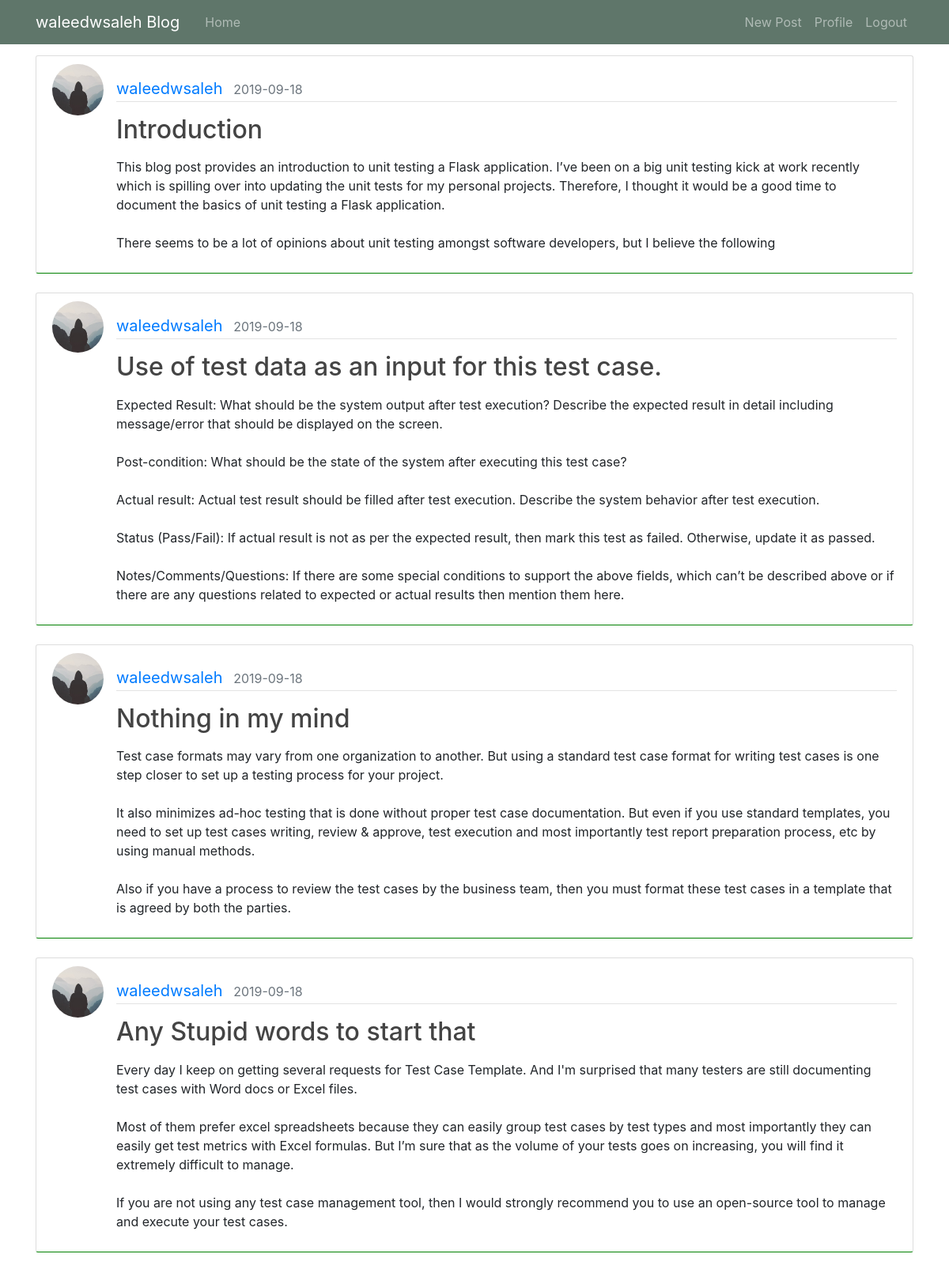
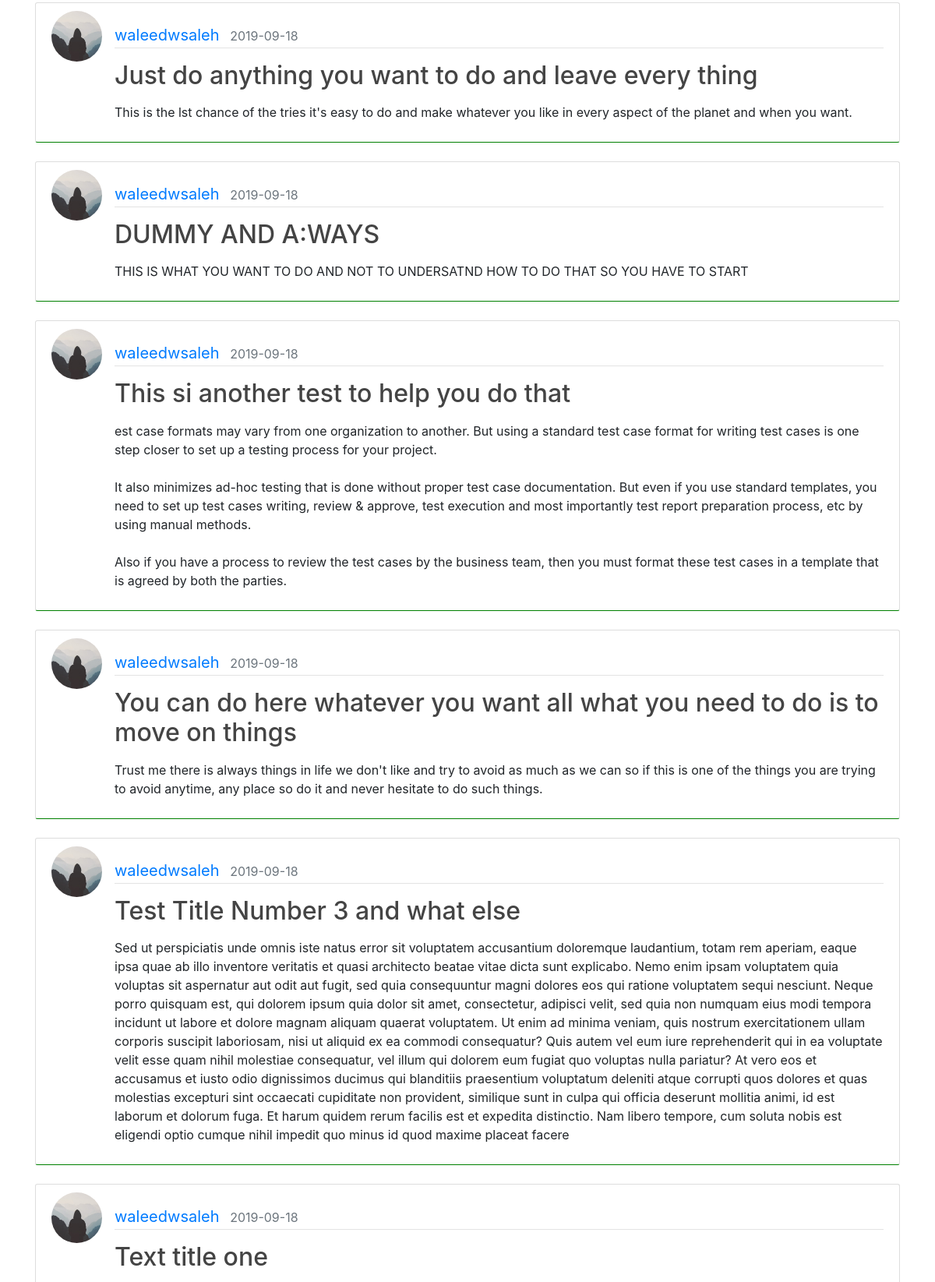
The app's page /waleedwsaleh/posts (signed in, upper part) with its own data (2 pictures, top to bottom).
### flaskblog/Models/User.py (models this page shows, shortened)
class User(db.Model, UserMixin):
    id = db.Column(db.Integer(), primary_key=True)
    username = db.Column(db.String(30), unique=True, nullable=False)
    email = db.Column(db.String(100), unique=True, nullable=False)
    password = db.Column(db.String(150), nullable=False)
    image_file = db.Column(db.String(60), nullable=True, default='default.jpg')
    creation_time = db.Column(db.DateTime, nullable=False, default=datetime.utcnow)
    posts = db.relationship('Post', backref='author', lazy=True)

### flaskblog/Models/Post.py (models this page shows, shortened)
class Post(db.Model,UserMixin):
    id = db.Column(db.Integer, primary_key=True)
    title = db.Column(db.String(50), nullable=False)
    body = db.Column(db.Text, nullable=False)
    publish_date = db.Column(db.DateTime, nullable=False, default=datetime.utcnow)
    user_id = db.Column(db.Integer, db.ForeignKey('user.id'), nullable=False)

### flaskblog/posts/routes.py (the view)
@posts.route('/<string:username>/posts', strict_slashes=False)
@posts.route('/<string:username>/post/<int:post_id>', strict_slashes=False)
@login_required
def post(username, post_id=None):
    if post_id:
        post = Post.query.get_or_404(post_id)
    else:
        page = request.args.get('page', 1, type=int)
        user = User.query.filter_by(username=username).first_or_404()
        posts = Post.query.filter_by(user_id=user.id) \
            .order_by(Post.publish_date.desc()) \
            .paginate(page=page, per_page=10)
        return render_template('post.html', current_user=current_user, posts=posts)
    return render_template('post.html', current_user=current_user, post=post)

### flaskblog/Models/User.py (called while the page is built)
@login_manager.user_loader
def load_user(user_id):
    return User.query.get(int(user_id))

### flaskblog/templates/post.html (shortened to what this page needs)
{% extends 'layouts/layout.html' %}
{% block main %}
    {% if posts %}
        {% for post in posts.items %}
            <article class="media content-section mb-4" style="border-bottom-color:green ">
                <img class="rounded-circle article-img"
                     src="{{ url_for('static', filename='imgs/profile_pics/' + post.author.image_file) }}"
                     alt="User Profile Picture">
                <div class="media-body mt-3">
                    <div class="article-metadata mb-3 ">
                        <a class="mr-2 " href="#">{{ post.author.username }}</a>
                        <small class="text-muted">{{ post.publish_date.strftime('%Y-%m-%d') }}</small>
                    </div>
                    <h2><p class="article-title">{{ post.title }}</p></h2>
                    <p class="article-content ">{{ post.body }}</p>
                </div>
            </article>
        {% endfor %}
    {% endif %}
{% endblock main %}

### flaskblog/templates/layouts/layout.html (shortened to what this page needs)
<!DOCTYPE html>
<html lang="en">
{% include 'layouts/_headTag.html' %}
<body>
<header class="site-header">
    <nav class="navbar navbar-expand-md navbar-dark bg-steel fixed-top ">
        <div class="container">
            {% if current_user.is_authenticated %}
                <a class="navbar-brand mr-4" href="{{ url_for('users.profile') }}">{{ current_user.username }} Blog</a>
            {% else %}
                <a class="navbar-brand mr-4" href="{{ url_for('main_page.index') }}">Blog</a>
            {% endif %}
            <div class="collapse navbar-collapse" id="navbarToggle">
                <div class="navbar-nav mr-auto">
                    {% if current_user.is_authenticated %}
                    <a class="nav-item nav-link"
                      href="{{ url_for('main_page.home', username=current_user.username.strip(' ')) }}">Home</a>
                    {% else %}
                    <a class="nav-item nav-link"
                      href="{{ url_for('main_page.index')}}">Home</a>
                    {% endif %}
                </div>
                <div class="navbar-nav">
                    {% if current_user.is_authenticated %}
                        <a class="nav-item nav-link"
                           href="{{ url_for('posts.new_post', username = current_user.username.strip(' ')) }}">New
                            Post</a>
                        <a class="nav-item nav-link" href="{{ url_for('users.profile') }}">Profile</a>
                        <a class="nav-item nav-link" href="{{ url_for('users.logout') }}">Logout</a>
                    {% else %}
                        <a class="nav-item nav-link" href="{{ url_for('users.login') }}">Login</a>
                        <a class="nav-item nav-link" href="{{ url_for('users.registration') }}">Register</a>
                    {% endif %}
                </div>
            </div>
        </div>
    </nav>
</header>
<main class="container" role="main" style="margin-top:70px;">
    {% block main %}{% endblock main %}
</body>
</html>

### flaskblog/static/styles/css/main.css (style rules this page uses)
body { background: #fafafa; color: #333333; margin: 0; }
h1, h2, h3, h4, h5, h6 { color: #444444; }
.bg-steel { background-color: #5f766a; }
.site-header .navbar-nav .nav-link { color: #cbd5db; }
.content-section { background: #ffffff; padding: 10px 20px; border: 1px solid #dddddd; border-radius: 3px; }
.article-title { color: #444444; }
.article-content { white-space: pre-line; }
.article-img { height: 65px; width: 65px; margin-right: 16px; }
.article-metadata { color: black; font-size: 20px; }
.article-metadata { padding-bottom: 1px; margin-bottom: 4px; border-bottom: 1px solid #e3e3e3; }

### records on screen
User: username "waleedwsaleh"
Post: image_file (placeholder picture), author.username "waleedwsaleh", publish_date "2019-09-18", title "Introduction", body "This blog post provides an introduction to unit testing a Flask application. I’ve been on a big unit testing kick at work recently which is spilling over into updating the unit tests for my personal projects. Therefore, I thought it would be a good time to document the basics of unit testing a Flask application. There seems to be a lot of opinions about unit testing amongst software developers, but I believe the following"
Post: image_file (placeholder picture), author.username "waleedwsaleh", publish_date "2019-09-18", title "Use of test data as an input for this test case.", body "Expected Result: What should be the system output after test execution? Describe the expected result in detail including message/error that should be displayed on the screen. Post-condition: What should be the state of the system after executing this test case? Actual result: Actual test result should be filled after test execution. Describe the system behavior after test execution. Status (Pass/Fail): If actual result is not as per the expected result, then mark this test as failed. Otherwise, update it as passed. Notes/Comments/Questions: If there are some special conditions to support the above fields, which can’t be described above or if there are any questions related to expected or…"
Post: image_file (placeholder picture), author.username "waleedwsaleh", publish_date "2019-09-18", title "Nothing in my mind", body "Test case formats may vary from one organization to another. But using a standard test case format for writing test cases is one step closer to set up a testing process for your project. It also minimizes ad-hoc testing that is done without proper test case documentation. But even if you use standard templates, you need to set up test cases writing, review & approve, test execution and most importantly test report preparation process, etc by using manual methods. Also if you have a process to review the test cases by the business team, then you must format these test cases in a template that is agreed by both the parties."
Post: image_file (placeholder picture), author.username "waleedwsaleh", publish_date "2019-09-18", title "Any Stupid words to start that", body "Every day I keep on getting several requests for Test Case Template. And I'm surprised that many testers are still documenting test cases with Word docs or Excel files. Most of them prefer excel spreadsheets because they can easily group test cases by test types and most importantly they can easily get test metrics with Excel formulas. But I’m sure that as the volume of your tests goes on increasing, you will find it extremely difficult to manage. If you are not using any test case management tool, then I would strongly recommend you to use an open-source tool to manage and execute your test cases."
Post: image_file (placeholder picture), author.username "waleedwsaleh", publish_date "2019-09-18", title "Just do anything you want to do and leave every thing", body "This is the lst chance of the tries it's easy to do and make whatever you like in every aspect of the planet and when you want."
Post: image_file (placeholder picture), author.username "waleedwsaleh", publish_date "2019-09-18", title "DUMMY AND A:WAYS", body "THIS IS WHAT YOU WANT TO DO AND NOT TO UNDERSATND HOW TO DO THAT SO YOU HAVE TO START"
Post: image_file (placeholder picture), author.username "waleedwsaleh", publish_date "2019-09-18", title "This si another test to help you do that", body "est case formats may vary from one organization to another. But using a standard test case format for writing test cases is one step closer to set up a testing process for your project. It also minimizes ad-hoc testing that is done without proper test case documentation. But even if you use standard templates, you need to set up test cases writing, review & approve, test execution and most importantly test report preparation process, etc by using manual methods. Also if you have a process to review the test cases by the business team, then you must format these test cases in a template that is agreed by both the parties."
Post: image_file (placeholder picture), author.username "waleedwsaleh", publish_date "2019-09-18", title "You can do here whatever you want all what you need to do is to move on things", body "Trust me there is always things in life we don't like and try to avoid as much as we can so if this is one of the things you are trying to avoid anytime, any place so do it and never hesitate to do such things."
Post: image_file (placeholder picture), author.username "waleedwsaleh", publish_date "2019-09-18", title "Test Title Number 3 and what else", body "Sed ut perspiciatis unde omnis iste natus error sit voluptatem accusantium doloremque laudantium, totam rem aperiam, eaque ipsa quae ab illo inventore veritatis et quasi architecto beatae vitae dicta sunt explicabo. Nemo enim ipsam voluptatem quia voluptas sit aspernatur aut odit aut fugit, sed quia consequuntur magni dolores eos qui ratione voluptatem sequi nesciunt. Neque porro quisquam est, qui dolorem ipsum quia dolor sit amet, consectetur, adipisci velit, sed quia non numquam eius modi tempora incidunt ut labore et dolore magnam aliquam quaerat voluptatem. Ut enim ad minima veniam, quis nostrum exercitationem ullam corporis suscipit laboriosam, nisi ut aliquid ex ea commodi…"
Post: image_file (placeholder picture), author.username "waleedwsaleh", publish_date "2019-09-18", title "Text title one"
